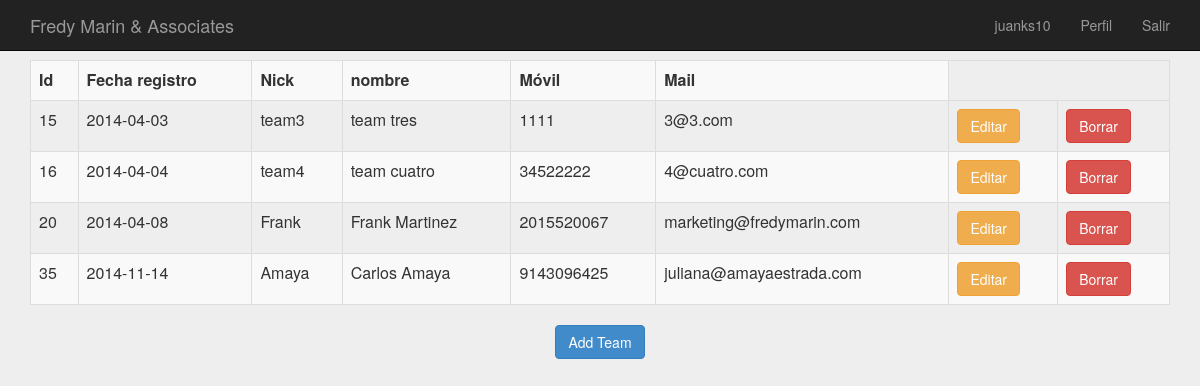
/vendedores/index.php?mostrar=team (signed in), run on the app's committed database.
### tables this page shows
CREATE TABLE IF NOT EXISTS `usuarios` (
  `id` int(5) NOT NULL AUTO_INCREMENT,
  `fecha` varchar(10) NOT NULL,
  `nick` varchar(20) NOT NULL,
  `pass` varchar(32) NOT NULL,
  `mail` varchar(40) NOT NULL,
  `ip` varchar(15) NOT NULL,
  `perfil` varchar(14) NOT NULL,
  `tipoperfil` int(2) NOT NULL,
  `nombre_completo` varchar(40) DEFAULT NULL,
  `movil` varchar(20) DEFAULT NULL,
  `creado_por` int(4) DEFAULT NULL,
  PRIMARY KEY (`id`),
  KEY `nick` (`nick`,`pass`)
);

### vendedores/index.php (the view, shortened to what this page needs)
<?php
include("../conexion.php");
?>
<html>
<head>
    <link href="../estilos/bootstrap.min.css" rel="stylesheet">
    <link href="../estilos/signin.css" rel="stylesheet">
</head>
<body>
<br />
<div class="container">
<?php
echo "<table class='table table-striped table-bordered' >";
echo "<tr>";
echo "<td><b>Id</b></td>";
echo "<td><b>Fecha registro</b></td>";
echo "<td><b>Nick</b></td>";
echo "<td><b>nombre</b></td>";
echo "<td><b>M&oacute;vil</b></td>";
echo "<td><b>Mail</b></td>";
echo "</tr>";
        if (isset($_GET['pagina']) ) {
    	$num_pagina = (int) $_GET['pagina'];
    	$num_pagina2 = $num_pagina * 30;
    	}
    	else {
    	$num_pagina2 = 0;
    	}
if($_SESSION['perfil'] == "administrador"){
    if ($_GET['mostrar'] == 'team') {
      $result = mysql_query("SELECT * FROM `usuarios` WHERE `tipoperfil` = '3'  LIMIT $num_pagina2 , 30") or trigger_error(mysql_error());
    }else {
      $result = mysql_query("SELECT * FROM `usuarios` WHERE `tipoperfil` = '2'  LIMIT $num_pagina2 , 30") or trigger_error(mysql_error());
    }
  }else if($_SESSION['perfil'] == "team"){
      $creado_por = $_SESSION['id'];
      $result = mysql_query("SELECT * FROM `usuarios` WHERE `tipoperfil` = '2' AND `creado_por` =  '$creado_por' LIMIT $num_pagina2 , 30") or trigger_error(mysql_error());
  }
while($row = mysql_fetch_array($result)){
foreach($row AS $key => $value) { $row[$key] = stripslashes($value); }
echo "<tr>";
echo "<td valign='top'>" . nl2br( $row['id']) . "</td>";
echo "<td valign='top'>" . nl2br( $row['fecha']) . "</td>";
echo "<td valign='top'>" . nl2br( $row['nick']) . "</td>";
echo "<td valign='top'>" . nl2br( $row['nombre_completo']) . "</td>";
echo "<td valign='top'>" . nl2br( $row['movil']) . "</td>";
echo "<td valign='top'>" . nl2br( $row['mail']) . "</td>";
if($_SESSION['perfil'] == "administrador"){
echo "<td valign='top'><a href=editar.php?id={$row['id']} class='btn btn-warning' role='button'>Editar</a></td><td><a href=borrar.php?id={$row['id']} class='btn btn-danger' role='button'>Borrar</a></td> ";
}
echo "</tr>";
}
echo "</table>";
	echo "<center>";
?>
		<?php
    if ($_GET['mostrar'] == 'team') {
      echo "<a href='agregar.php?add=team' class='btn btn-primary' role='button'>Add Team</a>";
      }else {
        echo "<a href='agregar.php?add=source' class='btn btn-primary' role='button'>Add Source</a>";
      }
    ?>
	</div>
</body>
</html>

### estilos/signin.css (style rules this page uses)
body { padding-top: 40px; padding-bottom: 40px; background-color: #eee; }

### data on the page
usuarios: id "15", fecha "2014-04-03", nick "team3", nombre_completo "team tres", movil "1111", mail "3@3.com"
usuarios: id "16", fecha "2014-04-04", nick "team4", nombre_completo "team cuatro", movil "34522222", mail "4@cuatro.com"
usuarios: id "20", fecha "2014-04-08", nick "Frank", nombre_completo "Frank Martinez", movil "2015520067", mail "marketing@fredymarin.com"
usuarios: id "35", fecha "2014-11-14", nick "Amaya", nombre_completo "Carlos Amaya", movil "9143096425", mail "juliana@amayaestrada.com"

### other printed values
$_SESSION['nick'] "juanks10"
